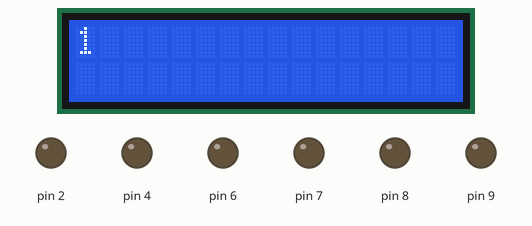
Recording of a sketch running on a simulated Arduino Uno, built with avr-gcc and run on an emulated ATmega328P. Parts: 16×2 character LCD, output pins drawn as LEDs (lit = HIGH). Wiring (inferred from the names in the program): character LCD (HD44780): RS pin 3; E pin 5; data pin 10, pin 11, pin 12, pin 13. Pins used as bus, display or sensor lines are not drawn.

Above: at 1.1 s.
At 4.1 s:
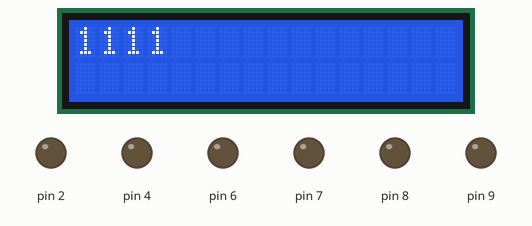
At 6.1 s:
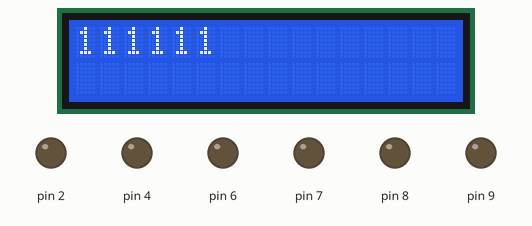
At 8.1 s:
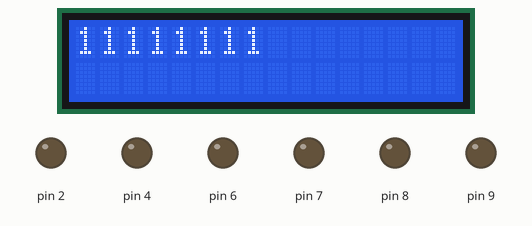
At 12.1 s:
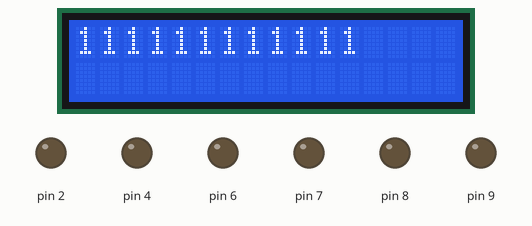
At 16.1 s:
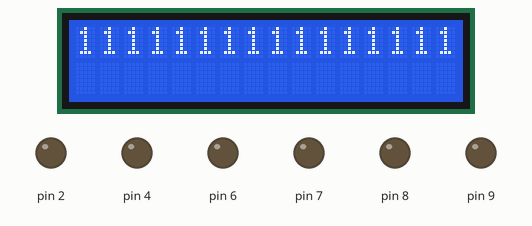

Measured:
- what the display in image 0 shows lasts 1.0 s, from 1.0 s to 2.0 s

The sketch:

4bit.ino
```cpp
#define RS 3
#define E 5
#define DB4 10
#define DB5 11
#define DB6 12
#define DB7 13

void lcd_cmd(int num) {

  int tmp = 0x80;

  for (int i = 0; i < 2; i ++) {

    digitalWrite(RS, LOW);

    for (int j = 13; j >= 10; j--) {


      if (num & tmp)
        digitalWrite(j, HIGH);
      else
        digitalWrite(j, LOW);

      tmp >>= 1;

    }

    digitalWrite(E, HIGH);
    digitalWrite(E, LOW);

    digitalWrite(RS, HIGH);

    delayMicroseconds(100);
  }

}


void lcd_init() {

  for (int i = 2; i <= 13; i++)
    pinMode(i, OUTPUT);

  digitalWrite(RS, HIGH);

  int command[] = {0x3, 0x3, 0x3, 0x2, 0x28, 0x0C, 0x06,0x80,0x01};

  for (int i = 0; i < sizeof(command) / sizeof(int) ; i++) {
    lcd_cmd(command[i]);
  }
  delay(1000);
}


void lcd_send(int num) {

  int tmp = 0x80;

  for (int i = 0; i < 2 ; i++) {

    digitalWrite(RS, HIGH);
    for (int j = 13; j >= 10; j--) {

      if (num & tmp)
        digitalWrite(j, HIGH);
      else
        digitalWrite(j, LOW);

      tmp >>= 1;

    }

    digitalWrite(E, HIGH);
    digitalWrite(E, LOW);
    digitalWrite(RS, HIGH);

    delayMicroseconds(100);
  }
}


void setup() {
  Serial.begin(9600);
  lcd_init();
}


void loop() {
  lcd_send('1');
  delay(1000);
}
```
